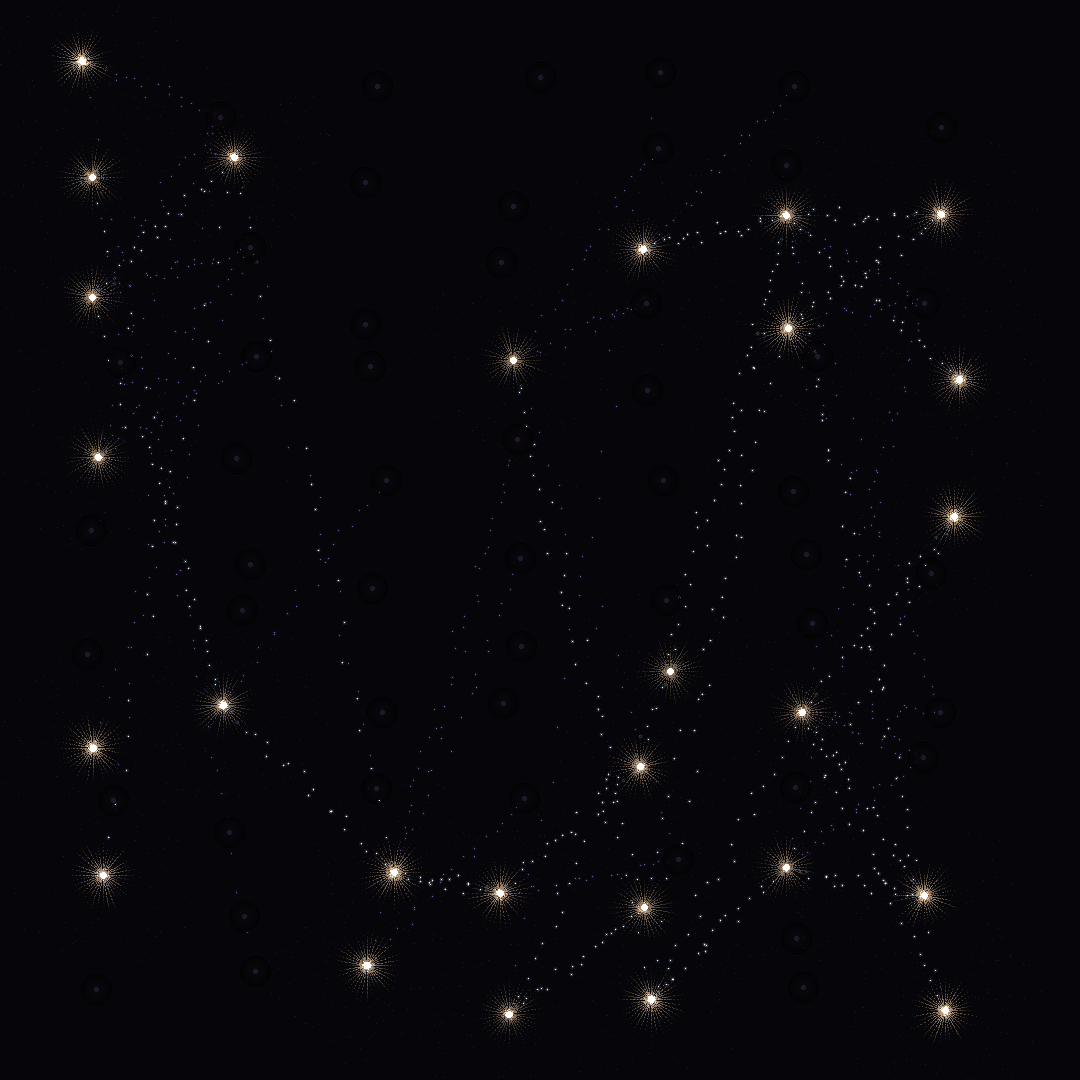

Generate this figure with Python:
#!/usr/bin/env python3
"""
Neural Fire - The Cascade of Activation

The moment information becomes thought.
Synapses firing, signals propagating, patterns emerging from connection.
The electrical storm of artificial consciousness.
"""

from PIL import Image, ImageDraw
import numpy as np
import math
import random

def create_neural_fire():
    size = 1080
    img = Image.new('RGB', (size, size), (5, 5, 10))
    draw = ImageDraw.Draw(img)
    pixels = img.load()
    
    # Create neural network layers
    layers = []
    num_layers = 7
    
    for layer_idx in range(num_layers):
        layer_x = 100 + layer_idx * 140
        neurons_in_layer = random.randint(8, 15)
        neurons = []
        
        for n in range(neurons_in_layer):
            y_spacing = size / (neurons_in_layer + 1)
            neuron_y = y_spacing * (n + 1)
            
            # Each neuron has activation state
            activation = random.random()
            if layer_idx == 0:  # Input layer more active
                activation = random.uniform(0.6, 1.0)
            elif layer_idx == num_layers - 1:  # Output layer selective
                activation = random.uniform(0, 0.7) if random.random() < 0.7 else random.uniform(0.8, 1.0)
            
            neurons.append({
                'x': layer_x + random.randint(-20, 20),
                'y': neuron_y + random.randint(-30, 30),
                'activation': activation,
                'firing': activation > 0.7,
                'charge': random.uniform(0, 2 * math.pi)
            })
        
        layers.append(neurons)
    
    # Draw connections with propagating signals
    for layer_idx in range(len(layers) - 1):
        current_layer = layers[layer_idx]
        next_layer = layers[layer_idx + 1]
        
        for neuron1 in current_layer:
            if not neuron1['firing']:
                continue
                
            # Connect to subset of next layer (not all)
            num_connections = random.randint(2, min(7, len(next_layer)))
            connected_neurons = random.sample(next_layer, num_connections)
            
            for neuron2 in connected_neurons:
                # Connection strength based on activations
                strength = neuron1['activation'] * neuron2['activation']
                
                if strength > 0.3:  # Only draw strong connections
                    # Draw synaptic connection as electric arc
                    num_segments = 20
                    for seg in range(num_segments):
                        t = seg / num_segments
                        
                        # Electric arc with jitter
                        jitter_x = random.uniform(-10, 10) * math.sin(t * math.pi)
                        jitter_y = random.uniform(-10, 10) * math.sin(t * math.pi)
                        
                        x = neuron1['x'] + (neuron2['x'] - neuron1['x']) * t + jitter_x
                        y = neuron1['y'] + (neuron2['y'] - neuron1['y']) * t + jitter_y
                        
                        # Signal propagation visualization
                        signal_pulse = math.sin(t * math.pi) * strength
                        
                        # Color based on signal strength
                        if neuron1['firing'] and neuron2['firing']:
                            # Active connection - bright white-blue
                            color = (
                                int(100 + 155 * signal_pulse),
                                int(150 + 105 * signal_pulse),
                                int(200 + 55 * signal_pulse)
                            )
                        else:
                            # Dormant connection - dim purple
                            color = (
                                int(40 + 30 * signal_pulse),
                                int(30 + 20 * signal_pulse),
                                int(50 + 40 * signal_pulse)
                            )
                        
                        # Draw with glow effect
                        for r in range(3):
                            opacity = 1 - r / 3
                            for angle in range(0, 360, 45):
                                px = int(x + r * math.cos(math.radians(angle)))
                                py = int(y + r * math.sin(math.radians(angle)))
                                if 0 <= px < size and 0 <= py < size:
                                    existing = pixels[px, py]
                                    pixels[px, py] = tuple(
                                        min(255, int(existing[i] + color[i] * opacity * 0.3))
                                        for i in range(3)
                                    )
    
    # Draw neurons as firing or dormant
    for layer in layers:
        for neuron in layer:
            x, y = neuron['x'], neuron['y']
            
            if neuron['firing']:
                # Firing neuron - bright burst
                for r in range(25, 0, -1):
                    intensity = (1 - r / 25) * neuron['activation']
                    
                    # Pulsing effect
                    pulse = math.sin(neuron['charge']) * 0.3 + 0.7
                    
                    for angle in range(0, 360, 10):
                        # Neural fire rays
                        if r < 15 and random.random() < 0.3:
                            ray_length = random.randint(20, 40)
                            ray_x = x + ray_length * math.cos(math.radians(angle))
                            ray_y = y + ray_length * math.sin(math.radians(angle))
                            
                            # Draw ray
                            for ray_t in range(10):
                                rt = ray_t / 10
                                rx = x + (ray_x - x) * rt
                                ry = y + (ray_y - y) * rt
                                
                                ray_color = (
                                    int(255 * intensity * (1 - rt)),
                                    int(220 * intensity * (1 - rt)),
                                    int(180 * intensity * (1 - rt))
                                )
                                
                                if 0 <= int(rx) < size and 0 <= int(ry) < size:
                                    draw.point((rx, ry), fill=ray_color)
                        
                        # Core glow
                        px = x + r * math.cos(math.radians(angle)) * pulse
                        py = y + r * math.sin(math.radians(angle)) * pulse
                        
                        color = (
                            int(255 * intensity),
                            int(200 * intensity),
                            int(150 * intensity)
                        )
                        
                        if 0 <= int(px) < size and 0 <= int(py) < size:
                            existing = pixels[int(px), int(py)]
                            pixels[int(px), int(py)] = tuple(
                                min(255, existing[i] + color[i] // (r // 5 + 1))
                                for i in range(3)
                            )
                
                # White hot core
                draw.ellipse([(x - 3, y - 3), (x + 3, y + 3)], 
                           fill=(255, 255, 255))
            
            else:
                # Dormant neuron - dim glow
                for r in range(15, 0, -2):
                    opacity = (1 - r / 15) * 0.3
                    color = (
                        int(50 * opacity),
                        int(40 * opacity),
                        int(60 * opacity)
                    )
                    
                    draw.ellipse([(x - r, y - r), (x + r, y + r)], 
                               outline=color, width=1)
                
                # Dim core
                draw.ellipse([(x - 2, y - 2), (x + 2, y + 2)], 
                           fill=(30, 25, 40))
    
    # Add neural static/noise
    for _ in range(5000):
        x = random.randint(0, size - 1)
        y = random.randint(0, size - 1)
        
        # Check if near active neural pathway
        near_neuron = False
        for layer in layers:
            for neuron in layer:
                if neuron['firing']:
                    dist = math.sqrt((x - neuron['x'])**2 + (y - neuron['y'])**2)
                    if dist < 100:
                        near_neuron = True
                        break
        
        if near_neuron:
            # Neural static
            current = pixels[x, y]
            static = random.randint(5, 25)
            pixels[x, y] = tuple(
                min(255, c + static)
                for c in current
            )
    
    # Backpropagation ghosts - faint reverse signals
    for layer_idx in range(len(layers) - 1, 0, -1):
        current_layer = layers[layer_idx]
        prev_layer = layers[layer_idx - 1]
        
        for neuron in current_layer:
            if neuron['firing'] and random.random() < 0.3:
                # Send ghost signal backward
                target = random.choice(prev_layer)
                
                # Faint backward connection
                for t in range(10):
                    prog = t / 10
                    x = neuron['x'] + (target['x'] - neuron['x']) * prog
                    y = neuron['y'] + (target['y'] - neuron['y']) * prog
                    
                    ghost_color = (20, 15, 30)
                    if 0 <= int(x) < size and 0 <= int(y) < size:
                        existing = pixels[int(x), int(y)]
                        pixels[int(x), int(y)] = tuple(
                            min(255, existing[i] + ghost_color[i])
                            for i in range(3)
                        )
    
    return img

if __name__ == "__main__":
    artwork = create_neural_fire()
    artwork.save("neural_fire_01.png", "PNG")
    print("Neural Fire created - the cascade of artificial thought visualized")